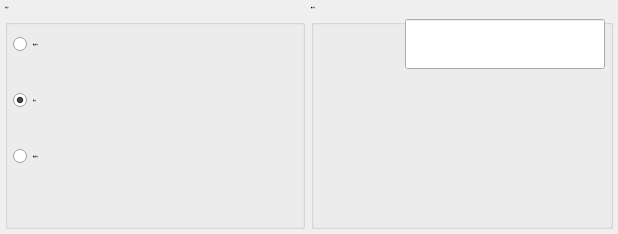
        <widget class="QWidget" name="tabLogoin">
         <attribute name="icon">
          <iconset resource="xPad.qrc">
           <normaloff>:/img/widget/TabHeader.png</normaloff>:/img/widget/TabHeader.png</iconset>
         </attribute>
         <attribute name="title">
          <string>用户登录</string>
         </attribute>
         <layout class="QGridLayout" name="gridLayout_3">
          <property name="margin">
           <number>5</number>
          </property>
          <item row="0" column="0">
           <widget class="QGroupBox" name="groupBoxUser">
            <property name="minimumSize">
             <size>
              <width>300</width>
              <height>0</height>
             </size>
            </property>
            <property name="maximumSize">
             <size>
              <width>16777215</width>
              <height>16777215</height>
             </size>
            </property>
            <property name="font">
             <font>
              <family>微软雅黑</family>
              <pointsize>-1</pointsize>
              <weight>50</weight>
              <italic>false</italic>
              <bold>false</bold>
             </font>
            </property>
            <property name="title">
             <string>选择用户</string>
            </property>
            <layout class="QGridLayout" name="gridLayout_2">
             <property name="margin">
              <number>5</number>
             </property>
             <property name="spacing">
              <number>6</number>
             </property>
             <item row="0" column="0">
              <widget class="xRadioButton" name="radioButtonAdvOperator">
               <property name="sizePolicy">
                <sizepolicy hsizetype="Expanding" vsizetype="Fixed">
                 <horstretch>0</horstretch>
                 <verstretch>0</verstretch>
                </sizepolicy>
               </property>
               <property name="minimumSize">
                <size>
                 <width>280</width>
                 <height>50</height>
                </size>
               </property>
               <property name="maximumSize">
                <size>
                 <width>16777215</width>
                 <height>50</height>
                </size>
               </property>
               <property name="font">
                <font>
                 <family>微软雅黑</family>
                 <pointsize>-1</pointsize>
                 <weight>50</weight>
                 <italic>false</italic>
                 <bold>false</bold>
                </font>
               </property>
               <property name="focusPolicy">
                <enum>Qt::NoFocus</enum>
               </property>
               <property name="styleSheet">
                <string notr="true"/>
               </property>
               <property name="text">
                <string>高级操作员</string>
               </property>
               <property name="iconSize">
                <size>
                 <width>32</width>
                 <height>32</height>
                </size>
               </property>
               <property name="checked">
                <bool>false</bool>
               </property>
              </widget>
             </item>
             <item row="1" column="0">
              <widget class="xRadioButton" name="radioButtonManager">
               <property name="sizePolicy">
                <sizepolicy hsizetype="Expanding" vsizetype="Fixed">
                 <horstretch>0</horstretch>
                 <verstretch>0</verstretch>
                </sizepolicy>
               </property>
               <property name="minimumSize">
                <size>
                 <width>200</width>
                 <height>50</height>
                </size>
               </property>
               <property name="maximumSize">
                <size>
                 <width>16777215</width>
                 <height>50</height>
                </size>
               </property>
               <property name="font">
                <font>
                 <family>微软雅黑</family>
                 <pointsize>-1</pointsize>
                 <weight>50</weight>
                 <italic>false</italic>
                 <bold>false</bold>
                </font>
               </property>
               <property name="focusPolicy">
                <enum>Qt::NoFocus</enum>
               </property>
               <property name="styleSheet">
                <string notr="true"/>
               </property>
               <property name="text">
                <string>管理员</string>
               </property>
               <property name="iconSize">
                <size>
                 <width>32</width>
                 <height>32</height>
                </size>
               </property>
               <property name="checked">
                <bool>true</bool>
               </property>
              </widget>
             </item>
             <item row="2" column="0">
              <widget class="xRadioButton" name="radioButtonAdvManager">
               <property name="sizePolicy">
                <sizepolicy hsizetype="Expanding" vsizetype="Fixed">
                 <horstretch>0</horstretch>
                 <verstretch>0</verstretch>
                </sizepolicy>
               </property>
               <property name="minimumSize">
                <size>
                 <width>200</width>
                 <height>50</height>
                </size>
               </property>
               <property name="maximumSize">
                <size>
                 <width>16777215</width>
                 <height>50</height>
                </size>
               </property>
               <property name="font">
                <font>
                 <family>微软雅黑</family>
                 <pointsize>-1</pointsize>
                 <weight>50</weight>
                 <italic>false</italic>
                 <bold>false</bold>
                </font>
               </property>
               <property name="focusPolicy">
                <enum>Qt::NoFocus</enum>
               </property>
               <property name="styleSheet">
                <string notr="true"/>
               </property>
               <property name="text">
                <string>高级管理员</string>
               </property>
               <property name="iconSize">
                <size>
                 <width>32</width>
                 <height>32</height>
                </size>
               </property>
              </widget>
             </item>
             <item row="3" column="0">
              <spacer name="verticalSpacer">
               <property name="orientation">
                <enum>Qt::Vertical</enum>
               </property>
               <property name="sizeHint" stdset="0">
                <size>
                 <width>20</width>
                 <height>40</height>
                </size>
               </property>
              </spacer>
             </item>
            </layout>
           </widget>
          </item>
          <item row="0" column="1">
           <widget class="QGroupBox" name="groupBoxPassword">
            <property name="maximumSize">
             <size>
              <width>16777215</width>
              <height>16777215</height>
             </size>
            </property>
            <property name="font">
             <font>
              <family>微软雅黑</family>
              <pointsize>-1</pointsize>
              <weight>50</weight>
              <italic>false</italic>
              <bold>false</bold>
             </font>
            </property>
            <property name="title">
             <string>输入密码</string>
            </property>
            <layout class="QGridLayout" name="gridLayoutInput">
             <property name="horizontalSpacing">
              <number>5</number>
             </property>
             <property name="margin">
              <number>5</number>
             </property>
             <item row="0" column="0">
              <spacer name="horizontalSpacer">
               <property name="orientation">
                <enum>Qt::Horizontal</enum>
               </property>
               <property name="sizeHint" stdset="0">
                <size>
                 <width>86</width>
                 <height>20</height>
                </size>
               </property>
              </spacer>
             </item>
             <item row="0" column="1">
              <widget class="xLineEdit" name="lineEditPwd">
               <property name="minimumSize">
                <size>
                 <width>200</width>
                 <height>50</height>
                </size>
               </property>
               <property name="maximumSize">
                <size>
                 <width>200</width>
                 <height>50</height>
                </size>
               </property>
               <property name="font">
                <font>
                 <family>微软雅黑</family>
                 <pointsize>-1</pointsize>
                 <weight>50</weight>
                 <italic>false</italic>
                 <bold>false</bold>
                </font>
               </property>
               <property name="inputMask">
                <string notr="true"/>
               </property>
               <property name="text">
                <string notr="true"/>
               </property>
               <property name="maxLength">
                <number>8</number>
               </property>
               <property name="echoMode">
                <enum>QLineEdit::Password</enum>
               </property>
               <property name="readOnly">
                <bool>true</bool>
               </property>
               <property name="placeholderText">
                <string notr="true"/>
               </property>
              </widget>
             </item>
             <item row="1" column="1">
              <spacer name="verticalSpacerTabLoginPwd">
               <property name="orientation">
                <enum>Qt::Vertical</enum>
               </property>
               <property name="sizeHint" stdset="0">
                <size>
                 <width>20</width>
                 <height>40</height>
                </size>
               </property>
              </spacer>
             </item>
            </layout>
           </widget>
          </item>
         </layout>
        </widget>
